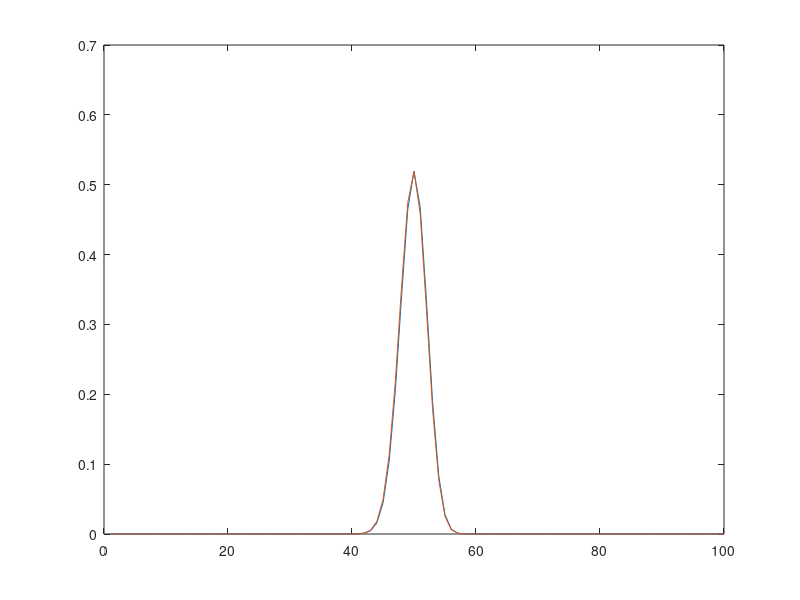

Write the MATLAB code that produced this figure.
X1=0.02;
Xn=2;
m=100;
dX=2/m;
X=zeros(m,1);
X(1)=dX;
for i=2:m
    X(i)=X(i-1)+dX;
end
dtau=0.0001;
n=(0.52/dtau);
sigma=zeros(m,n+1);
f=zeros(m,n+1);
g=zeros(m,n+1);
for i=1:m
sigma(i,1)=exp(-((X(i)-1)^2)/0.001);
end
for i=1:m
        g(i,1)=3*sigma(i,1)*X(i);
        f(i,1)=4*(X(i)^3)*sigma(i,1);
end
for j=1:n+1
    for i=j+1:m-j
        f(i,j+1)=f(i,j)+(dtau/(dX^2))*(g(i+1,j)-2*g(i,j)+g(i-1,j));
        sigma(i,j+1)=f(i,j+1)/(4*X(i)^3);
        g(i,j+1)=3*sigma(i,j+1)*X(i);
    end
end
    
    for j=1:80
    [M0,I0]=max(sigma(:,j).*X);
   scatter(j*dtau,I0)
   hold on 
    end
     xlabel('tau')
ylabel('Position of peak angular momentum')
    hold off 
    plot (sigma(:,10).*X)
hold on
plot (sigma(:,10))

   
    
